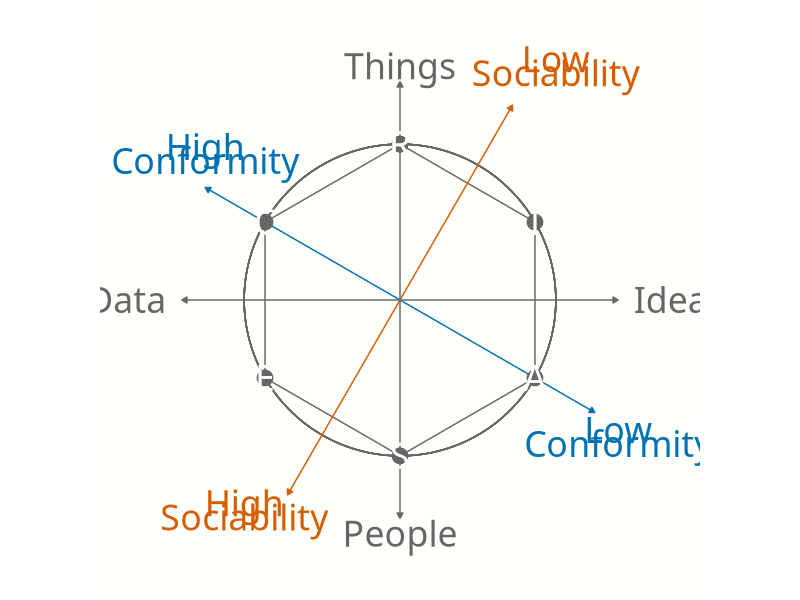

Recreate this plot in R.
library(ggplot2)
library(tidyverse)
library(ggforce)
# source("https://ajthurston.com/theme")


okabeito <- c("#E69F00", "#56B4E9", "#009E73", "#F0E442", "#0072B2", "#D55E00", "#CC79A7", "#999999")



riasec <- data.frame(
  code = c("R", "I", "A", "S", "E", "C"),
  label = c("Realistic", "Investigative", "Artistic",
            "Social", "Enterprising", "Conventional"),
  angle = seq(0, 300, by = 60) # 360 degrees / 6
)

riasec <- riasec %>%
  mutate(
    angle_rad = (angle - 90) * pi/180,  # rotate so R starts at top
    x = cos(angle_rad),
    y = sin(angle_rad)*-1
  )

riasec_closed <- rbind(riasec, riasec[1,])

# Circumplex plot
p <- ggplot(riasec_closed, aes(x, y)) +
  geom_circle(aes(x0 = 0, y0 = 0, r = 1), color = "#666666") +
  geom_polygon(fill = NA, color = "#666666") +
  annotate("segment",
           x = -1.25, y = 1.25/sqrt(3),
           xend = 1.25, yend = -1.25/sqrt(3),
           arrow = arrow(length = unit(0.15, "cm"), type = "closed", ends = "both"),
           color = "#0072B2"
           )+
  annotate("segment",
           x = -1.25 / sqrt(3),
           y = -1.25,
           xend = 1.25 / sqrt(3),
           yend = 1.25,
           arrow = arrow(length = unit(0.15, "cm"), type = "closed", ends = "both"),
           color = "#D55E00"
  )+
  annotate("segment",
           x = -1.4,
           y = 0,
           xend = 1.4,
           yend = 0,
           arrow = arrow(length = unit(0.15, "cm"), type = "closed", ends = "both"), color = "#666666"
  )+
  annotate("segment",
           y = -1.4,
           x = 0,
           yend = 1.4,
           xend = 0,
           arrow = arrow(length = unit(0.15, "cm"), type = "closed", ends = "both"), color = "#666666"
  )+
  annotate("text",
           y = 1.5,
           x = 0,
           label = "Things",
           size = 9,
           family = "jetbrains", color = "#666666"
           
  )+
  annotate("text",
           y = -1.5,
           x = 0,
           label = "People",
           size = 9,
           family = "jetbrains", color = "#666666"
           
  )+
  annotate("text",
           y = 0,
           x = -1.5,
           label = "Data",
           size = 9,
           family = "jetbrains",
           hjust  = 1, color = "#666666"
           
  )+
  annotate("text",
           y = 0,
           x = 1.5,
           label = "Ideas",
           size = 9,
           family = "jetbrains",
           hjust = 0, color = "#666666"
           
  )+
  annotate("text",
           x = -1.25, y = 1.4/sqrt(3),
           label = "High\nConformity",
           size = 9,
           family = "jetbrains",
           vjust = 0,
           color = "#0072B2",
           lineheight = 0.33
           
  )+
  annotate("text",
           x = 1.4, y = -1.3/sqrt(3),
           label = "Low\nConformity",
           size = 9,
           family = "jetbrains",
           vjust = 1,
           color = "#0072B2",
           lineheight = 0.33
           
  )+
  annotate("text",
           x = -1, y = -1.35,
           label = "High\nSociability",
           size = 9,
           family = "jetbrains",
           color = "#D55E00",
           lineheight = 0.33
           
  )+
  annotate("text",
           x = 1, y = 1.5,
           label = "Low\nSociability",
           size = 9,
           family = "jetbrains",
           color = "#D55E00",
           lineheight = 0.33
           
  )+
  scale_y_continuous(limits = c(-1.75,1.75)) +
  scale_x_continuous(limits = c(-1.75,1.75)) +
  geom_point(size = 5, color = "#666666") +
  geom_text(aes(label = code), size = 9, color = "#FFFFFC", family = "jetbrains") +
  coord_equal() +
  theme_void() +
  theme(
    plot.background = element_rect(fill = "#FFFFFC", color = NA)
  )

ggsave(
  plot = p,
  file = "~/Desktop/riasec.png",
  units = "in",
  width = 3,
  height = 3,
  dpi = 300
)
